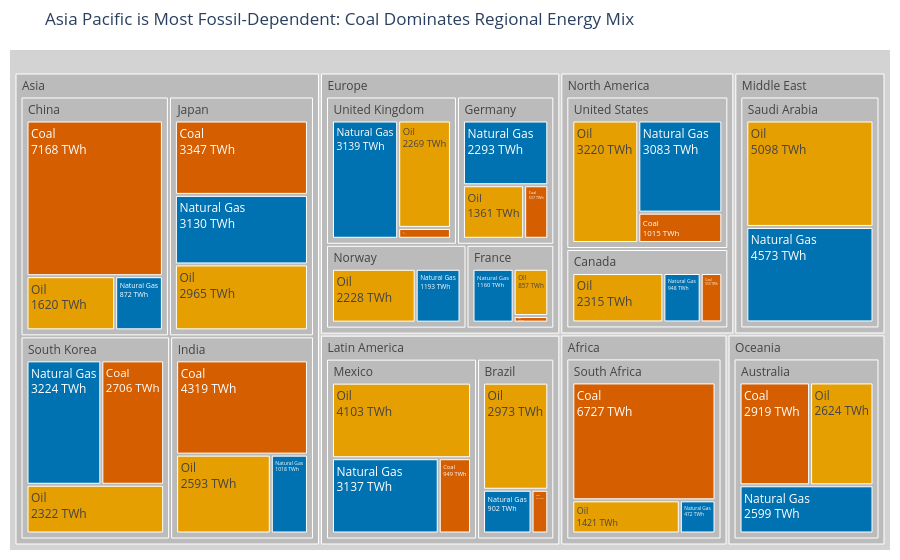

The code cell stored with this chart in its notebook:
### Markdown cell above
## Task 1 — Treemap: fossil fuel dependency by country

**What to build:** A treemap showing **fossil fuel TWh only**, broken down by Region → Country → Source (Coal / Oil / Natural Gas).

**Requirements:**
- Filter to fossil sources only before plotting
- Use `path=['Region', 'Country', 'Source']` for the hierarchy
- Colour encodes the fossil source type (Coal / Oil / Natural Gas) with a CVD-safe palette
- Show TWh values in labels — no percentages
- Grey out parent nodes (Region and Country level)
- Insight title naming which region or country is most fossil-dependent

> 💡 `df.loc[df['Source_Type'] == 'Fossil']`

### Code cell
# Task 1
import plotly.express as px

fossil = df.loc[df['Source_Type'] == 'Fossil']

# CVD-safe palette for Coal / Oil / Natural Gas
color_map = {
    'Coal':        '#D55E00',
    'Oil':         '#E69F00',
    'Natural Gas': '#0072B2',
}

fig1 = px.treemap(
    fossil,
    path=['Region', 'Country', 'Source'],
    values='TWh',
    color='Source',
    color_discrete_map=color_map,
    title='Asia Pacific is Most Fossil-Dependent: Coal Dominates Regional Energy Mix',
)

fig1.update_traces(
    texttemplate='%{label}<br>%{value:.0f} TWh',
    textinfo='label+value',
    marker=dict(
        colors=[
            color_map.get(label, '#BBBBBB')
            for label in fig1.data[0].labels
        ]
    ),
)

# Grey out parent nodes (Region and Country level — depth 1 and 2)
fig1.update_traces(
    root_color='lightgrey',
    marker_colorscale=None,
)

# Override parent node colours to grey using marker.colors
fig1.data[0].marker.colors = [
    '#BBBBBB' if ids.count('/') < 2 else color_map.get(label, '#BBBBBB')
    for ids, label in zip(fig1.data[0].ids, fig1.data[0].labels)
]

fig1.update_layout(margin=dict(t=50, l=10, r=10, b=10))
fig1.show()

### Figure 1 — Plotly figure (JSON) as saved in the notebook; plotly's stock layout.template omitted (floating-point values rounded to 4 significant figures)
{"data": [{"branchvalues": "total", "customdata": [["(?)"], ["(?)"], ["(?)"], ["(?)"], ["(?)"], ["(?)"], ["(?)"], ["(?)"], ["(?)"], ["(?)"], ["(?)"], ["(?)"], ["(?)"], ["(?)"], ["(?)"], ["(?)"], ["(?)"], ["(?)"], ["(?)"], ["(?)"], ["(?)"], ["(?)"], ["Coal"], ["Coal"], ["Coal"], ["Coal"], ["Coal"], ["Coal"], ["Coal"], ["Coal"], ["Coal"], ["Coal"], ["Coal"], ["Coal"], ["Coal"], ["Natural Gas"], ["Natural Gas"], ["Natural Gas"], ["Natural Gas"], ["Natural Gas"], ["Natural Gas"], ["Natural Gas"], ["Natural Gas"], ["Natural Gas"], ["Natural Gas"], ["Natural Gas"], ["Natural Gas"], ["Natural Gas"], ["Natural Gas"], ["Natural Gas"], ["Oil"], ["Oil"], ["Oil"], ["Oil"], ["Oil"], ["Oil"], ["Oil"], ["Oil"], ["Oil"], ["Oil"], ["Oil"], ["Oil"], ["Oil"], ["Oil"], ["Oil"]], "domain": {"x": [0, 1], "y": [0, 1]}, "hovertemplate": "labels=%{label}<br>TWh=%{value}<br>parent=%{parent}<br>id=%{id}<br>Source=%{customdata[0]}<extra></extra>", "ids": ["Africa", "North America/United States", "Asia/China", "Europe/Germany", "Europe/France", "Europe/United Kingdom", "Asia/India", "Latin America/Brazil", "Oceania/Australia", "Middle East", "Asia/South Korea", "Asia/Japan", "Middle East/Saudi Arabia", "Africa/South Africa", "North America/Canada", "Latin America/Mexico", "North America", "Asia", "Europe", "Latin America", "Oceania", "Europe/Norway", "Latin America/Mexico/Coal", "North America/Canada/Coal", "Africa/South Africa/Coal", "Asia/South Korea/Coal", "North America/United States/Coal", "Latin America/Brazil/Coal", "Europe/France/Coal", "Asia/India/Coal", "Asia/Japan/Coal", "Asia/China/Coal", "Europe/Germany/Coal", "Europe/United Kingdom/Coal", "Oceania/Australia/Coal", "Europe/United Kingdom/Natural Gas", "Europe/Germany/Natural Gas", "Asia/India/Natural Gas", "Asia/Japan/Natural Gas", "Latin America/Brazil/Natural Gas", "Latin America/Mexico/Natural Gas", "North America/Canada/Natural Gas", "Africa/South Africa/Natural Gas", "Oceania/Australia/Natural Gas", "Middle East/Saudi Arabia/Natural Gas", "Europe/Norway/Natural Gas", "North America/United States/Natural Gas", "Asia/South Korea/Natural Gas", "Asia/China/Natural Gas", "Europe/France/Natural Gas", "Asia/China/Oil", "Europe/Germany/Oil", "North America/United States/Oil", "Asia/Japan/Oil", "Europe/United Kingdom/Oil", "Asia/India/Oil", "Latin America/Brazil/Oil", "Latin America/Mexico/Oil", "North America/Canada/Oil", "Oceania/Australia/Oil", "Africa/South Africa/Oil", "Europe/Norway/Oil", "Asia/South Korea/Oil", "Europe/France/Oil", "Middle East/Saudi Arabia/Oil"], "labels": ["Africa", "United States", "China", "Germany", "France", "United Kingdom", "India", "Brazil", "Australia", "Middle East", "South Korea", "Japan", "Saudi Arabia", "South Africa", "Canada", "Mexico", "North America", "Asia", "Europe", "Latin America", "Oceania", "Norway", "Coal", "Coal", "Coal", "Coal", "Coal", "Coal", "Coal", "Coal", "Coal", "Coal", "Coal", "Coal", "Coal", "Natural Gas", "Natural Gas", "Natural Gas", "Natural Gas", "Natural Gas", "Natural Gas", "Natural Gas", "Natural Gas", "Natural Gas", "Natural Gas", "Natural Gas", "Natural Gas", "Natural Gas", "Natural Gas", "Natural Gas", "Oil", "Oil", "Oil", "Oil", "Oil", "Oil", "Oil", "Oil", "Oil", "Oil", "Oil", "Oil", "Oil", "Oil", "Oil"], "marker": {"colors": ["#BBBBBB", "#BBBBBB", "#BBBBBB", "#BBBBBB", "#BBBBBB", "#BBBBBB", "#BBBBBB", "#BBBBBB", "#BBBBBB", "#BBBBBB", "#BBBBBB", "#BBBBBB", "#BBBBBB", "#BBBBBB", "#BBBBBB", "#BBBBBB", "#BBBBBB", "#BBBBBB", "#BBBBBB", "#BBBBBB", "#BBBBBB", "#BBBBBB", "#D55E00", "#D55E00", "#D55E00", "#D55E00", "#D55E00", "#D55E00", "#D55E00", "#D55E00", "#D55E00", "#D55E00", "#D55E00", "#D55E00", "#D55E00", "#0072B2", "#0072B2", "#0072B2", "#0072B2", "#0072B2", "#0072B2", "#0072B2", "#0072B2", "#0072B2", "#0072B2", "#0072B2", "#0072B2", "#0072B2", "#0072B2", "#0072B2", "#E69F00", "#E69F00", "#E69F00", "#E69F00", "#E69F00", "#E69F00", "#E69F00", "#E69F00", "#E69F00", "#E69F00", "#E69F00", "#E69F00", "#E69F00", "#E69F00", "#E69F00"]}, "name": "", "parents": ["", "North America", "Asia", "Europe", "Europe", "Europe", "Asia", "Latin America", "Oceania", "", "Asia", "Asia", "Middle East", "Africa", "North America", "Latin America", "", "", "", "", "", "Europe", "Latin America/Mexico", "North America/Canada", "Africa/South Africa", "Asia/South Korea", "North America/United States", "Latin America/Brazil", "Europe/France", "Asia/India", "Asia/Japan", "Asia/China", "Europe/Germany", "Europe/United Kingdom", "Oceania/Australia", "Europe/United Kingdom", "Europe/Germany", "Asia/India", "Asia/Japan", "Latin America/Brazil", "Latin America/Mexico", "North America/Canada", "Africa/South Africa", "Oceania/Australia", "Middle East/Saudi Arabia", "Europe/Norway", "North America/United States", "Asia/South Korea", "Asia/China", "Europe/France", "Asia/China", "Europe/Germany", "North America/United States", "Asia/Japan", "Europe/United Kingdom", "Asia/India", "Latin America/Brazil", "Latin America/Mexico", "North America/Canada", "Oceania/Australia", "Africa/South Africa", "Europe/Norway", "Asia/South Korea", "Europe/France", "Middle East/Saudi Arabia"], "root": {"color": "lightgrey"}, "textinfo": "label+value", "texttemplate": "%{label}<br>%{value:.0f} TWh", "type": "treemap", "values": [8620.0, 7318.0, 9660.0, 4191.0, 2137.0, 5638.0, 7930.0, 4187.0, 8142.0, 9671.0, 8252.0, 9442.0, 9671.0, 8620.0, 3813.0, 8189.0, 11130.0, 35280.0, 15390.0, 12380.0, 8142.0, 3421.0, 949.0, 550.0, 6727.0, 2706.0, 1015.0, 312.0, 120.0, 4319.0, 3347.0, 7168.0, 537.0, 230.0, 2919.0, 3139.0, 2293.0, 1018.0, 3130.0, 902.0, 3137.0, 948.0, 472.0, 2599.0, 4573.0, 1193.0, 3083.0, 3224.0, 872.0, 1160.0, 1620.0, 1361.0, 3220.0, 2965.0, 2269.0, 2593.0, 2973.0, 4103.0, 2315.0, 2624.0, 1421.0, 2228.0, 2322.0, 857.0, 5098.0]}], "layout": {"legend": {"tracegroupgap": 0}, "margin": {"b": 10, "l": 10, "r": 10, "t": 50}, "title": {"text": "Asia Pacific is Most Fossil-Dependent: Coal Dominates Regional Energy Mix"}}}
